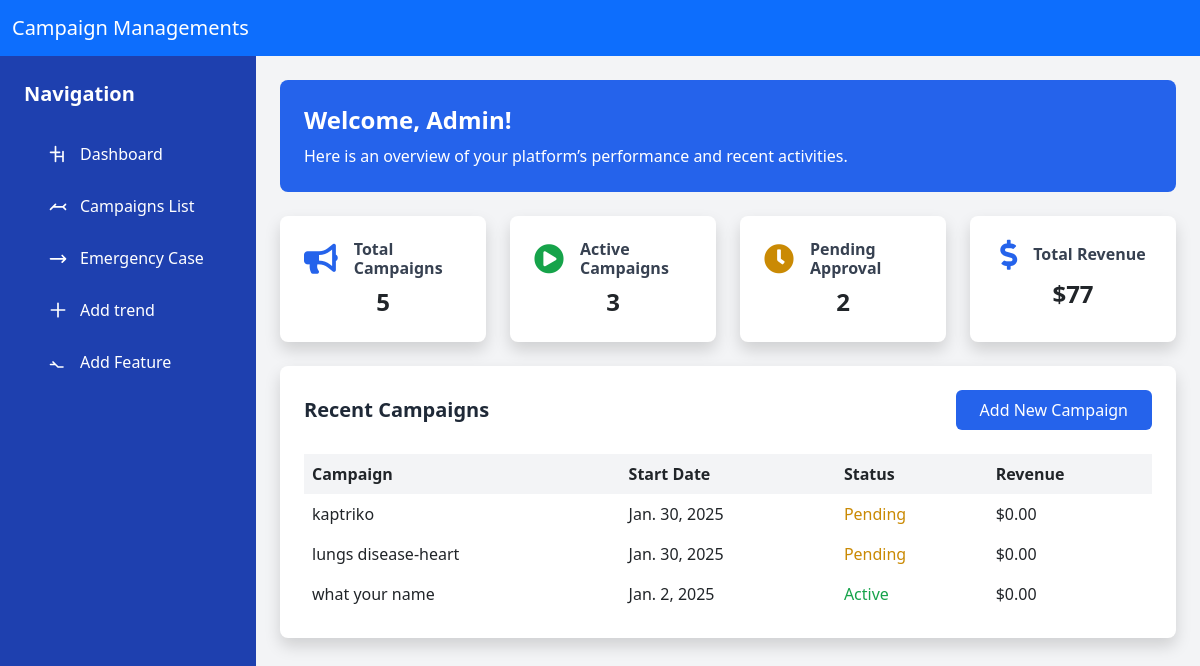
Screenshot of /admix/dashboard (signed in) with the database file from the repository.
### base/models.py (models this page shows, shortened)
class Campaign(models.Model):
    CATEGORY_CHOICES = [
        ('organisation/charity/npo/pbo', 'Organisation/Charity/NPO/PBO'),
        ('in loving memory of', 'In Loving Memory Of'),
        ('fire/drought/disaster/support', 'Fire/Drought/Disaster/Support'),
        ('education & training', 'Education & Training'),
        ('sport', 'sport'),
        ('Social welfare/commnity development/support', 'Social Welfare/Commnity Development/Support'),
        ('youth', 'youth'),
        ('arts & culture', 'Arts & Culture'),
        ('Nature conservation', 'Nature Conservation'),
        ('Animal Welfare/outreach', 'Animal Welfare/Outreach'),
        ('Vehicle', 'Vehicle'),
        ('Home', 'Home'),
        ('Business/App', 'Business/App'),
        ('legal', 'Legal'),
        ('Other', 'Other'),
    ]
    EVENT_CHOICE  = [
        ('aQuelle Midmar Mile 2025', 'aQuelle Midmar Mile 2025'),
        ('Hyrox johannesburg|Season 24/25', 'Hyrox johannesburg|Season 24/25'),
        ('vusa24', 'vusa24'),
        ('Comrades 2024', 'Comrades 2024'),
        ('WESEEYOU EVENT', 'WESEEYOU EVENT'),
        ('AMASHOVA DURBA CLASSIC', 'AMASHOVA DURBA CLASSIC'),
        ('IRONMAN 70.3 -2024', 'IRONMAN 70.3 -2024'),
        ('ANNUAL KIDS CHRISTMAS PARTY', 'ANNUAL KIDS CHRISTMAS PARTY'),
        ('aQuelle Midmar Mile 2025', 'aQuelle Midmar Mile 2025'),
    ]
    SECTOR_CHOICE = [
        ('child welfare','Child Welfare'),
        ('education','Education'),
        ('Community development','Community Development'),
        ('Environmental','Environmental'),
        ('Health','Health'),
        ('medical','Medical'),
    ]
    campaign_name = models.CharField( max_length=50)
    monetary = models.DecimalField( max_digits=15, decimal_places=2)
    category = models.CharField(max_length=100 , choices= CATEGORY_CHOICES)
    story = models.TextField()
    sector = models.CharField(max_length=100, choices=SECTOR_CHOICE, null=True)
    event = models.CharField(max_length=100, choices=EVENT_CHOICE)
    start_date = models.DateTimeField(auto_now_add=True)
    end_date = models.DateTimeField(auto_now_add=True)
    images = models.ImageField(upload_to='images/')
    video_url = models.URLField(max_length=1000 , blank=True)
    social_link  = models.URLField( max_length=1000, blank=True)
    address = models.CharField(max_length=100,null=True)
    address1 = models.CharField(max_length=100)
    city  = models.CharField( max_length=100)
    zipcode = models.CharField( max_length=50)
    state = models.CharField(max_length=50)
    country = CountryField(blank_label='(select country)', null=True, blank=True)
    organization_payment = models.BooleanField(default=False)
    single_payment = models.BooleanField(default=False)
    is_featured = models.BooleanField(default=False)
    user = models.ForeignKey(CustomUser, on_delete=models.CASCADE,blank=True,null=True)
    goal = models.DecimalField(max_digits=10, decimal_places=2,default=0.00)
    token = models.CharField( max_length=32, unique=True, blank=True, default=generate_unique_token)
    is_launch =models.BooleanField(default=False)
    is_status = models.BooleanField(default=False)
    is_emergency =models.BooleanField(default=False)
    is_trending = models.BooleanField(default=False)

### admix/views.py (the view)
# urls.py: path('dashboard',dashboard,name='dashboard'),
@login_required(login_url='admix:login')
def dashboard(request):
    campaign_count =Campaign.objects.count()
    active_campaign = Campaign.objects.filter(is_launch= True).count()
    pending_campaign = Campaign.objects.filter(is_launch= False).count()
    total = Donation.objects.aggregate(total_amount=Sum('amount'))['total_amount']
    total = total if total else 0
    campaign = Campaign.objects.all().order_by('-start_date')[:3]
    context ={
        'campaign_count':campaign_count,
        'active_campaign':active_campaign,
        'pending_campaign':pending_campaign,
        'total':total,
        'campaign':campaign
    }
    return render (request, 'admin/dashboard.html',context)

### base/templates/admin/dashboard.html (shortened to what this page needs)
{% extends "admin/admin-base.html" %}
{% block content %}
<!DOCTYPE html>
<html lang="en">
<head>
    <script src="https://cdn.tailwindcss.com"></script>
    <link href="https://cdnjs.cloudflare.com/ajax/libs/font-awesome/5.15.4/css/all.min.css" rel="stylesheet">
</head>
<body class="bg-gray-100">
    <div class="flex min-h-screen flex-col md:flex-row">
        <aside class="w-full md:w-64 bg-blue-800 text-white p-6">
            <h2 class="text-xl font-semibold">Navigation</h2>
            <nav class="mt-4 space-y-2">
                <a href="/" class="flex items-center py-2.5 px-4 rounded hover:bg-blue-600">
                    <svg class="h-5 w-5 mr-3" xmlns="http://www.w3.org/2000/svg" fill="none" viewBox="0 0 24 24" stroke="currentColor">
                        <path stroke-linecap="round" stroke-linejoin="round" stroke-width="2" d="M3 10h11M9 21V3m9 18v-6m0 0H9m9 0V9"/>
                    </svg>
                    Dashboard
                </a>
                <a href="{% url 'admix:list_campaign' %}" class="flex items-center py-2.5 px-4 rounded hover:bg-blue-600">
                    <svg class="h-5 w-5 mr-3" xmlns="http://www.w3.org/2000/svg" fill="none" viewBox="0 0 24 24" stroke="currentColor">
                        <path stroke-linecap="round" stroke-linejoin="round" stroke-width="2" d="M3 16l3-3m0 0l3-3m-3 3h12m0 0l3 3m-3-3l3-3"/>
                    </svg>
                    Campaigns List
                </a>
                <a href="{% url 'admix:emergency' %}" class="flex items-center py-2.5 px-4 rounded hover:bg-blue-600">
                    <svg class="h-5 w-5 mr-3" xmlns="http://www.w3.org/2000/svg" fill="none" viewBox="0 0 24 24" stroke="currentColor">
                        <path stroke-linecap="round" stroke-linejoin="round" stroke-width="2" d="M17 9l4 4m0 0l-4 4m4-4H3"/>
                    </svg>
                    Emergency Case
                </a>
                <a href="{% url 'admix:trending' %}" class="flex items-center py-2.5 px-4 rounded hover:bg-blue-600">
                    <svg class="h-5 w-5 mr-3" xmlns="http://www.w3.org/2000/svg" fill="none" viewBox="0 0 24 24" stroke="currentColor">
                        <path stroke-linecap="round" stroke-linejoin="round" stroke-width="2" d="M12 4v16m8-8H4"/>
                    </svg>
                    Add  trend
                </a>
                <a href="{% url 'admix:feature' %}" class="flex items-center py-2.5 px-4 rounded hover:bg-blue-600">
                    <svg class="h-5 w-5 mr-3" xmlns="http://www.w3.org/2000/svg" fill="none" viewBox="0 0 24 24" stroke="currentColor">
                        <path stroke-linecap="round" stroke-linejoin="round" stroke-width="2" d="M3 15h6m0 0l3 3m-3-3l-3-3m6 6h6"/>
                    </svg>
                    Add Feature
                </a>
            </nav>
        </aside>
        <main class="flex-1 p-6">
            <section class="bg-blue-600 text-white rounded-lg p-6 mb-6">
                <h2 class="text-2xl font-bold">Welcome, Admin!</h2>
                <p class="mt-2">Here is an overview of your platform’s performance and recent activities.</p>
            </section>
            <section class="grid grid-cols-1 sm:grid-cols-2 md:grid-cols-4 gap-6 mb-6">
                <div class="bg-white shadow rounded-lg p-4">
                    <div class="flex items-center justify-center">
                        <i class="fas fa-bullhorn text-blue-600 text-3xl mr-4"></i>
                        <h3 class="text-gray-700 font-semibold">Total Campaigns</h3>
                    </div>
                    <p class="text-2xl font-bold text-center mt-2">{{campaign_count}}</p>
                </div>
                <div class="bg-white shadow rounded-lg p-4">
                    <div class="flex items-center justify-center">
                        <i class="fas fa-play-circle text-green-600 text-3xl mr-4"></i>
                        <h3 class="text-gray-700 font-semibold">Active Campaigns</h3>
                    </div>
                    <p class="text-2xl font-bold text-center mt-2">{{active_campaign}}</p>
                </div>
                <div class="bg-white shadow rounded-lg p-4">
                    <div class="flex items-center justify-center">
                        <i class="fas fa-clock text-yellow-600 text-3xl mr-4"></i>
                        <h3 class="text-gray-700 font-semibold">Pending Approval</h3>
                    </div>
                    <p class="text-2xl font-bold text-center mt-2">{{pending_campaign}}</p>
                </div>
                <div class="bg-white shadow rounded-lg p-4">
                    <div class="flex items-center justify-center">
                        <i class="fas fa-dollar-sign text-blue-600 text-3xl mr-4"></i>
                        <h3 class="text-gray-700 font-semibold">Total Revenue</h3>
                    </div>
                    <p class="text-2xl font-bold text-center mt-2">${{total}}</p>
                </div>
            </section>
            <section class="bg-white shadow rounded-lg p-6">
                <div class="flex justify-between items-center mb-4">
                    <h2 class="text-xl font-semibold text-gray-800">Recent Campaigns</h2>
                    <a href="#" class="px-4 py-2 bg-blue-600 text-white rounded hover:bg-blue-700">
                        Add New Campaign
                    </a>
                </div>
                <table class="w-full table-auto border-collapse">
                    <thead>
                        <tr class="bg-gray-100">
                            <th class="p-2 text-left">Campaign</th>
                            <th class="p-2 text-left">Start Date</th>
                            <th class="p-2 text-left">Status</th>
                            <th class="p-2 text-left">Revenue</th>
                        </tr>
                    </thead>
                    <tbody>
                        {% if  campaign %}
                        {% for campaign in campaign  %}
                        <tr>
                            <td class="p-2">{{campaign.campaign_name}}</td>
                            <td class="p-2">{{campaign.start_date|date}}</td>
                            {% if campaign.is_launch %}
                            <td class="p-2 text-green-600">Active</td>
                            {% else %}
                            <td class="p-2 text-yellow-600">Pending</td>
                            {% endif %}
                            <td class="p-2">${{campaign.goal}}</td>
                        </tr>
                        {% endfor %}
                        {% endif %}
                    </tbody>
                </table>
            </section>
        </main>
    </div>
</body>
</html>
{% endblock content %}

### base/templates/admin/admin-base.html (style rules this page uses)
body { background-color: #f8f9fa; }

### rows the page displays
Campaign: campaign_name "kaptriko", start_date "Jan. 30, 2025", is_launch "Pending", goal "0.00"
Campaign: campaign_name "lungs disease-heart", start_date "Jan. 30, 2025", is_launch "Pending", goal "0.00"
Campaign: campaign_name "what your name", start_date "Jan. 2, 2025", is_launch "Active", goal "0.00"

### other values shown
{{ campaign_count }} "5"
{{ active_campaign }} "3"
{{ pending_campaign }} "2"
{{ total }} "77"
